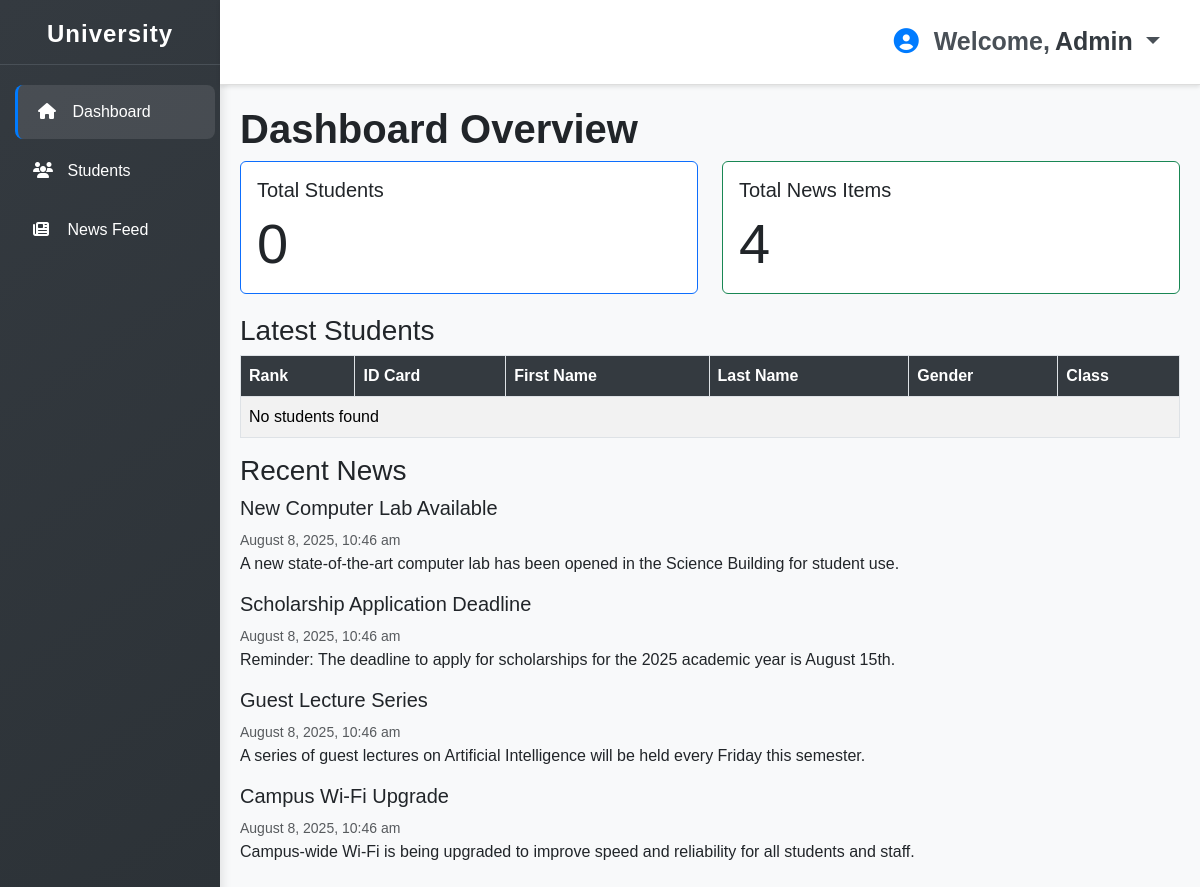
Screenshot of /dashboard.php (signed in) with the database file from the repository.
### tables this page shows
CREATE TABLE `news_feed` (
  `id` int(11) NOT NULL,
  `title` varchar(255) NOT NULL,
  `description` text NOT NULL,
  `created_at` timestamp NOT NULL DEFAULT current_timestamp()
);

### dashboard.php (the view, shortened to what this page needs)
<?php
$host = 'localhost';
$user = 'root';
$pass = '';
$dbname = 'university_db';
$conn = new mysqli($host, $user, $pass, $dbname);
$active_page = $_GET['page'] ?? 'dashboard';
if ($active_page === 'students' || $active_page === 'dashboard') {
    $students_result = $conn->query("SELECT * FROM tblstudents ORDER BY ranks ASC");
    $student_count = $students_result->num_rows;
}
if ($active_page === 'news' || $active_page === 'dashboard') {
    $news_result = $conn->query("SELECT * FROM news_feed ORDER BY created_at DESC");
    $news_count = $news_result->num_rows;
}
?>
<!DOCTYPE html>
<html lang="en">
<head>
<link href="https://cdn.jsdelivr.net/npm/bootstrap@5.3.3/dist/css/bootstrap.min.css" rel="stylesheet" />
<link rel="stylesheet" href="https://cdnjs.cloudflare.com/ajax/libs/font-awesome/5.15.3/css/all.min.css" />
<link rel="stylesheet" href="style.css" />
</head>
<body>
<div class="sidebar">
  <h2>University</h2>
  <a href="?page=dashboard" class="<?= $active_page === 'dashboard' ? 'active' : '' ?>">
    <i class="fas fa-home"></i> Dashboard
  </a>
  <a href="?page=students" class="<?= $active_page === 'students' ? 'active' : '' ?>">
    <i class="fas fa-users"></i> Students
  </a>
  <a href="?page=news" class="<?= $active_page === 'news' ? 'active' : '' ?>">
    <i class="fas fa-newspaper"></i> News Feed
  </a>
</div>
<div class="main-content">
  <div class="top-bar">
    <?php if (isset($_SESSION['firstname'])): ?>
      <div class="dropdown user-dropdown">
        <div class="welcome-message dropdown-toggle" data-bs-toggle="dropdown" aria-expanded="false">
          <i class="fas fa-user-circle"></i>
          Welcome,<span class="username"><?= htmlspecialchars($_SESSION['firstname']) ?></span>
        </div>
      </div>
    <?php endif; ?>
  </div>
  <div class="content-area">
    <?php if ($active_page === 'dashboard'): ?>
      <h1><strong>Dashboard Overview</strong></h1>
      <div class="row">
        <div class="col-md-6">
          <div class="card border-primary">
            <div class="card-body">
              <h5 class="card-title">Total Students</h5>
              <p class="card-text display-4"><?= $student_count ?? 0 ?></p>
            </div>
          </div>
        </div>
        <div class="col-md-6">
          <div class="card border-success">
            <div class="card-body">
              <h5 class="card-title">Total News Items</h5>
              <p class="card-text display-4"><?= $news_count ?? 0 ?></p>
            </div>
          </div>
        </div>
      </div>
      <h3>Latest Students</h3>
      <div class="table-responsive-wrapper">
        <table class="table table-bordered table-striped align-middle">
          <thead>
            <tr>
              <th>Rank</th>
              <th>ID Card</th>
              <th>First Name</th>
              <th>Last Name</th>
              <th>Gender</th>
              <th>Class</th>
            </tr>
          </thead>
          <tbody>
            <?php
            if ($students_result && $students_result->num_rows > 0) {
              $count = 0;
              while ($row = $students_result->fetch_assoc()) {
                $count++;
                if ($count > 5) break;
                echo "<tr>
                  <td>{$row['ranks']}</td>
                  <td>" . htmlspecialchars($row['idcard']) . "</td>
                  <td>" . htmlspecialchars($row['firstname']) . "</td>
                  <td>" . htmlspecialchars($row['lastname']) . "</td>
                  <td>" . htmlspecialchars($row['gender']) . "</td>
                  <td>" . htmlspecialchars($row['class']) . "</td>
                </tr>";
              }
            } else {
              echo "<tr><td colspan='6'>No students found</td></tr>";
            }
            ?>
          </tbody>
        </table>
      </div>
      <h3>Recent News</h3>
      <?php
      if ($news_result && $news_result->num_rows > 0) {
        $news_result->data_seek(0);
        while ($row = $news_result->fetch_assoc()) {
          ?>
          <div class="mb-3">
            <h5><?= htmlspecialchars($row['title']) ?></h5>
            <small class="text-muted"><?= date('F j, Y, g:i a', strtotime($row['created_at'])) ?></small>
            <p><?= nl2br(htmlspecialchars($row['description'])) ?></p>
          </div>
        <?php
        }
      } else {
        echo "<p>No news available</p>";
      }
      ?>
    <?php else: ?>
      <h1>Welcome to University Dashboard</h1>
    <?php endif; ?>
  </div>
</div>
</body>
</html>

### style.css (style rules this page uses)
body { display: flex; min-height: 100vh; margin: 0; font-family: Arial, sans-serif; background-color: #f8f9fa; }
.sidebar { width: 220px; background: linear-gradient(145deg, #343a40, #2c3237); color: white; flex-shrink: 0; padding-top: 20px; box-shadow: 2px 0 10px rgba(0,0,0,0.1); transition: width 0.3s ease; }
.sidebar h2 { text-align: center; padding-bottom: 15px; border-bottom: 1px solid #495057; margin-bottom: 20px; font-size: 24px; font-weight: 700; letter-spacing: 1px; white-space: nowrap; }
.sidebar a { display: block; color: white; padding: 15px 20px; text-decoration: none; font-weight: 500; margin: 5px 10px; border-radius: 8px; transition: all 0.3s ease; border-left: 3px solid transparent; }
.sidebar a.active, .sidebar a:hover { background-color: rgba(255,255,255,0.1); border-left: 3px solid #007bff; transform: translateX(5px); }
.sidebar a i { width: 20px; margin-right: 10px; }
.main-content { flex-grow: 1; display: flex; flex-direction: column; }
.top-bar { background: white; padding: 15px 25px; border-bottom: 1px solid #ddd; box-shadow: 0 2px 4px rgba(0,0,0,0.1); display: flex; justify-content: flex-end; align-items: center; }
.user-dropdown { position: relative; }
.welcome-message { font-weight: 600; color: #495057; font-size: 25px; cursor: pointer; padding: 8px 15px; border-radius: 5px; transition: background-color 0.3s; }
.welcome-message i { color: #007bff; margin-right: 8px; }
.welcome-message .username { color: #343a40; margin-left: 5px; }
.welcome-message::after { transition: transform 0.3s ease; }
.content-area { padding: 20px; flex-grow: 1; }
.table thead th { background-color: #343a40; color: white; }
.card { margin-bottom: 20px; }
.table-responsive-wrapper { overflow-x: auto; -webkit-overflow-scrolling: touch; }

### rows the page displays
news_feed: title "New Computer Lab Available", created_at "August 8, 2025, 10:46 am", description "A new state-of-the-art computer lab has been opened in the Science Building for student use."
news_feed: title "Scholarship Application Deadline", created_at "August 8, 2025, 10:46 am", description "Reminder: The deadline to apply for scholarships for the 2025 academic year is August 15th."
news_feed: title "Guest Lecture Series", created_at "August 8, 2025, 10:46 am", description "A series of guest lectures on Artificial Intelligence will be held every Friday this semester."
news_feed: title "Campus Wi-Fi Upgrade", created_at "August 8, 2025, 10:46 am", description "Campus-wide Wi-Fi is being upgraded to improve speed and reliability for all students and staff."

### other values shown
$_SESSION['firstname'] "Admin"
$student_count "0"
$news_count "4"
